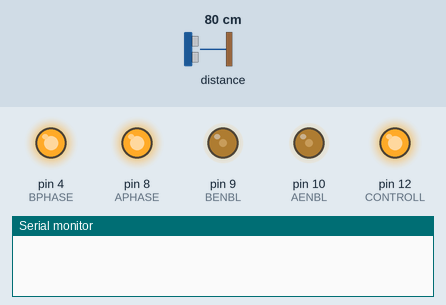
This sketch was run on a simulated Arduino Uno, built with avr-gcc and run on an emulated ATmega328P. Shown: output pins drawn as LEDs (lit = HIGH), the last lines printed to the serial monitor. Inputs (shaded band) come from the test bench; at power-on: distance to the obstacle 80 cm. The echo pulse lasts 58.3 µs per cm; random numbers use the default seed unless the sketch sets one.

Above: at 1.2 s.
1.3 s: distance to the obstacle set to 13 cm
2.8 s: distance to the obstacle set to 10 cm
At 3.9 s:
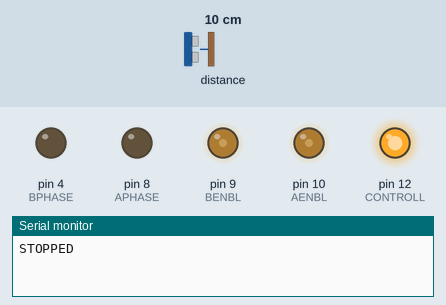
At 5.1 s:
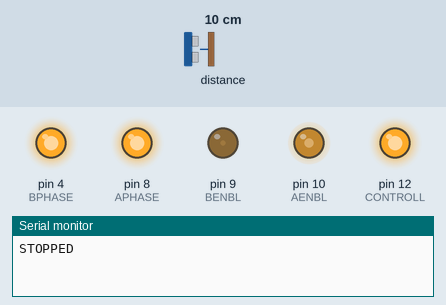
5.8 s: distance to the obstacle set to 18 cm
7.8 s: distance to the obstacle set to 7 cm
At 9.8 s:
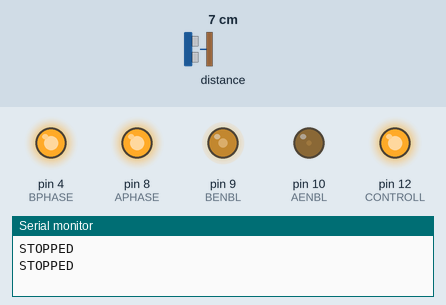
10.8 s: distance to the obstacle set to 35 cm
Timing chart, 0 to 13.8 s (numbered marks = the images above; inputs shaded):
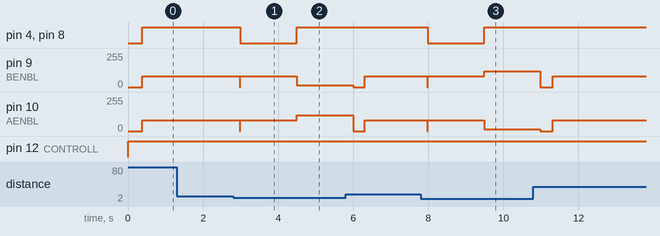

Measured:
- the behaviour switches between 12 and 11 cm on distance to the obstacle (found by bisection; images 0 and 1)
- after the input at 1.3 s, every drawn part: stays the same
- after the input at 2.8 s, pin 4 (BPHASE), pin 8 (APHASE): HIGH → LOW after 0.20 s, → HIGH 1.5 s later; pin 9 (BENBL): 80/255 → 15/255 after 1.7 s; pin 10 (AENBL): 80/255 → 120/255 after 1.7 s
- after the input at 7.8 s, pin 4 (BPHASE), pin 8 (APHASE): HIGH → LOW after 0.19 s, → HIGH 1.5 s later; pin 9 (BENBL): 80/255 → 120/255 after 1.7 s; pin 10 (AENBL): 80/255 → 15/255 after 1.7 s

The sketch:

BasicMoving.ino
```cpp
// ---------------------------------------------------------------------------
// Example NewPing library sketch that does a ping about 20 times per second.
// ---------------------------------------------------------------------------

#include <NewPing.h>
#include <queue.h>
#include <string.h>

#define TRIGGER_PIN  1  // Arduino pin tied to trigger pin on the ultrasonic sensor.
#define ECHO_PIN     0  // Arduino pin tied to echo pin on the ultrasonic sensor.
#define MAX_DISTANCE 200 // Maximum distance we want to ping for (in centimeters). Maximum sensor distance is rated at 400-500cm.
#define BENBL 9
#define BPHASE 4
#define AENBL 10
#define APHASE 8
#define CONTROLL 12
#define FORWARD 0
#define BACKWARD 1

NewPing sonar(TRIGGER_PIN, ECHO_PIN, MAX_DISTANCE); // NewPing setup of pins and maximum distance.

void setup()
{
    randomSeed(micros()/4);
    Serial.begin(115200); // Open serial monitor at 115200 baud to see ping results.
    pinMode(BENBL, OUTPUT);
    pinMode(BPHASE, OUTPUT);
    pinMode(AENBL, OUTPUT);
    pinMode(APHASE, OUTPUT);
    pinMode(CONTROLL, OUTPUT);
}

void moveStraight(double speed, bool direction)
{
    uint8_t dir = direction ? LOW : HIGH;
    analogWrite(BENBL, 400 * speed);
    digitalWrite(BPHASE, dir);
    analogWrite(AENBL, 400 * speed);
    digitalWrite(APHASE, dir);
}

void turnLeft(double speed, bool direction)
{
    uint8_t dir = direction ? LOW : HIGH;
    analogWrite(BENBL, 400 * speed);
    digitalWrite(BPHASE, dir);
    analogWrite(AENBL, 50 * speed);
    digitalWrite(APHASE, dir);
}

void turnRight(double speed, bool direction)
{
    uint8_t dir = direction ? LOW : HIGH;
    analogWrite(BENBL, 50 * speed);
    digitalWrite(BPHASE, dir);
    analogWrite(AENBL, 400 * speed);
    digitalWrite(APHASE, dir);
}

void brake()
{
    analogWrite(BENBL, 0);
    analogWrite(AENBL, 0);
}

void takePhoto()
{
    String res;
    String res2;

    Serial.println("STOPPED");
    delay(20);

    if(Serial.available() > 0) res= Serial.readString();
    if(res=="WAIT")
    {
        while(true)
        {
            if(Serial.available() > 0)
            {
                 String res2 = Serial.readString();
                 if(res2=="GO")
                 {
                    Serial.println("WENT");
                    break;
                 }
            }
        }
    }
}
void testSerial()
{
    while(true)
    {
        Serial.println("STOPPED");
        delay(100);
        String res;
        String res2;
        if(Serial.available() > 0) res= Serial.readString();
        if(res=="WAIT")
        {
            while(true)
            {
                if(Serial.available() > 0)
                {
                     String res2 = Serial.readString();
                     if(res2=="GO")
                     {
                        Serial.println("WENT");
                        break;
                     }
                }
            }
        }
        delay(2000);
    }
}
void loop()
{
    //testSerial();
    queue<int> q;
    digitalWrite(CONTROLL, HIGH);
    delay(30);                     // Wait 50ms between pings (about 20 pings/sec). 29ms should be the shortest delay between pings.
    //Serial.print("Ping: ");
    //Serial.print(sonar.ping_cm()); // Send ping, get distance in cm and print result (0 = outside set distance range)
    //Serial.println("cm");

    int dist = 1000;
    bool turning = false;
    int sum = 0;
    bool direction;
    bool waiting=true;

    while (true)
    {
        delay(30);                     // Wait 50ms between pings (about 20 pings/sec). 29ms should be the shortest delay between pings.
        //Serial.print("Ping: ");
        dist = sonar.ping_cm();
        //Serial.println(dist); // Send ping, get distance in cm and print result (0 = outside set distance range)
        //Serial.println("cm");

        //moveStraight(0.2, FORWARD);

        if(dist>0 && dist<200)
        {
            q.push(dist);
            sum += dist;
            //rial.println(dist);


            if(q.length()>=10)
            {
                moveStraight(0.2, FORWARD);

                int s;
                q.pop(s);
                sum-=s;
                //if(sum < 0) sum = 0;

                double idx = sum/10;
                direction = (random(0, 100) % 2 == 0);

                if(idx < 10)
                {
                    brake();
                    takePhoto();
                    q.deleteQueue();
                    sum = 0;
                    moveStraight(0.2, BACKWARD);
                    delay(1500);

                    if(direction) turnLeft(0.3, FORWARD);
                    else turnRight(0.3, FORWARD);
                    delay(1500);
                    brake();
                }
                /*if(idx < 10) //10
                {
                    brake();
                    moveStraight(0.3, BACKWARD); //0.5
                    delay(1000);

                    if(direction) turnLeft(0.4, FORWARD);//1
                    else turnRight(0.4, FORWARD); //1
                    delay(2000);
                }*/
            }
         }
    }
}
```

queue.h
```cpp
#include <assert.h>
#include <stdio.h>

template <typename T = int>
struct elem_q
{
    T inf;
    elem_q<T>* link;
};

template <typename T = int>
class queue
{
    public:
        queue();
        ~queue();
        queue(const queue&);
        queue& operator=(const queue&);
        bool empty() const;
        void push(const T&);
        void pop(T&);
        void head(T&) const;
        void print();
        int length();
        void deleteQueue();
    private:
		int size;
        elem_q<T>* front;
        elem_q<T>* rear;
        void copyQueue(const queue&);

};

template <typename T>
queue<T>::queue()
{
    front = NULL;
    rear = NULL;
    size = 0;
}

template <typename T>
queue<T>::~queue()
{
    deleteQueue();
}

template <typename T>
queue<T>::queue(const queue<T>& r)
{
    copyQueue(r);
}

template <typename T>
queue<T>& queue<T>::operator=(const queue<T>& r)
{
    if(this != &r)
    {
        deleteQueue();
        copyQueue(r);
    }

    return *this;
}

template <typename T>
void queue<T>::copyQueue(const queue<T>& r)
{
    front = rear = NULL;
    elem_q<T> *p = r.front;
    while(p)
    {
        push(p->inf);
        p = p->link;
    }
}

template <typename T>
void queue<T>::deleteQueue()
{
    T x;
    while(!empty())
        pop(x);
}

template <typename T>
bool queue<T>::empty() const
{
    return rear == NULL;
}

template <typename T>
void queue<T>::push(const T& x)
{
    elem_q<T> *p = new elem_q<T>;
    assert(p != NULL);
    p->inf = x;
    p->link = NULL;
    if(rear) rear->link = p;
    else front = p;
    rear = p;
    size++;
}

template <typename T>
void queue<T>::pop(T& x)
{
    if(empty())
    {
        //cout << "The queue is empty.\n";
    }
    else
    {
        elem_q<T> *p = front;
        x = p->inf;
        if(p == rear)
            rear = front = NULL;
        else front = p->link;
        delete p;
        size--;
    }
}

template <typename T>
void queue<T>::head(T& x) const
{
    if(empty())
    {
        //cout << "The queue is empty.\n";
    }
    else    x = front->inf;
}

template <typename T>
void queue<T>::print()
{
    T x;
    while(!empty())
    {
        pop(x);
        //cout << x << " ";
    }
    //cout << endl;
}

template <typename T>
int queue<T>::length()
{
    return size;
}

/*int main()
{
    queue<int> q;
    q.push(1);
    q.push(2);
    q.push(3);
    q.print();
}*/
```
